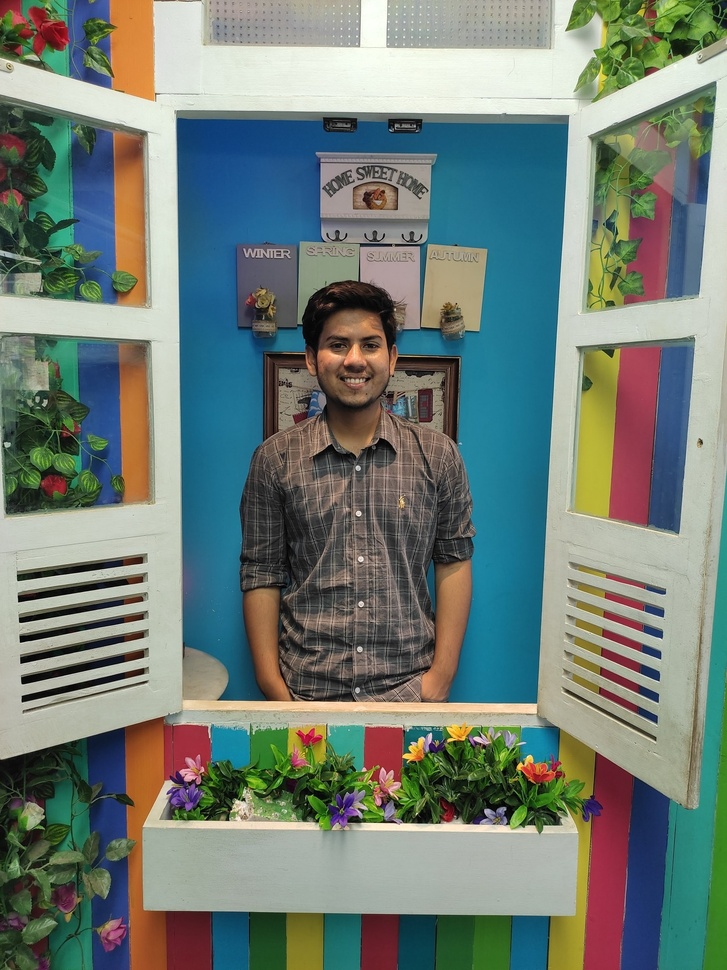
#> input picture objectDetection/photos/toukir/t1.jpg, 727 x 970 px, shrunk from 1536 x 2048 before the run, found by its file name
$ python face_trainer.py
#> lines starting #> are read from the running program, lines starting #| are printed output that depends on the picture
#pylint:disable=no-member

import os
import cv2 as cv
import numpy as np

people = ['toukir','shakil']
DIR = r'G:\Work\SemesterProject\classMonitoringSystem\objectDetection\photos'

haar_cascade = cv.CascadeClassifier('haar_face.xml')

features = []
labels = []

def create_train():
    for person in people:
        path = os.path.join(DIR, person)
        label = people.index(person)

        for img in os.listdir(path):
            img_path = os.path.join(path,img)

            img_array = cv.imread(img_path)
#> img_array is the input picture: shape (970, 727, 3); mean B, G, R 118.4, 126.1, 112.8
            if img_array is None:
                continue

            gray = cv.cvtColor(img_array, cv.COLOR_BGR2GRAY)
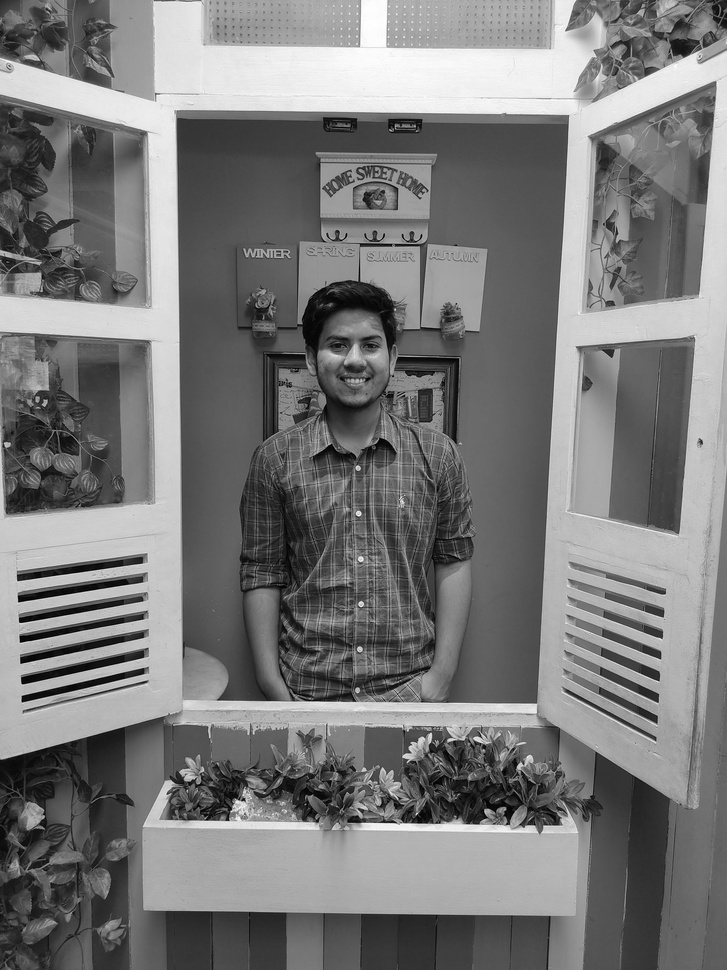
#> gray: shape (970, 727); min 0, max 255, mean 121.3

            faces_rect = haar_cascade.detectMultiScale(gray, scaleFactor=1.1, minNeighbors=4)
#> faces_rect = [[309, 309, 91, 91], [239, 331, 85, 85]]

            for (x,y,w,h) in faces_rect:
                faces_roi = gray[y:y+h, x:x+w]
                features.append(faces_roi)
                labels.append(label)
#> this loop made 2 passes
#> pass 1, in create_train, `faces_roi = gray[y:y+h, x:x+w]`:
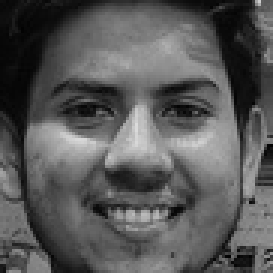
#> faces_roi: shape (91, 91) (shown 3 times larger); min 2, max 219, mean 88.3
#> pass 2, in create_train, `faces_roi = gray[y:y+h, x:x+w]`:
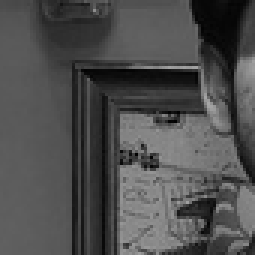
#> faces_roi: shape (85, 85) (shown 3 times larger); min 2, max 167, mean 78.2
#> after the loop, features = 2 items; labels = [0, 0]
#> pass 2 of the loop in create_train, `for person in people:`:
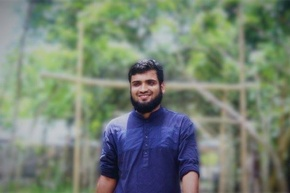
#> input picture objectDetection/photos/shakil/s1.jpg, 290 x 193 px, shrunk from 612 x 408 before the run, found by its file name
#> in create_train, img_array is the input picture: shape (193, 290, 3); mean B, G, R 115.7, 129.6, 116.8
#> in create_train, `gray = cv.cvtColor(img_array, cv.COLOR_BGR2GRAY)`:
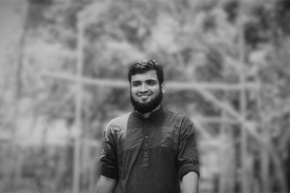
#> gray: shape (193, 290); min 12, max 204, mean 124.2
#> faces_rect = [[127, 70, 36, 36]]
#> the loop in create_train, `for (x,y,w,h) in faces_rect:` made 1 pass
#> pass 1, in create_train, `faces_roi = gray[y:y+h, x:x+w]`:
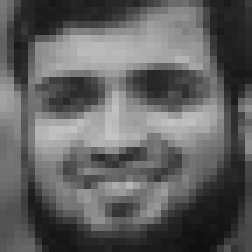
#> faces_roi: shape (36, 36) (shown 7 times larger); min 15, max 195, mean 96.3
#> after the loop in create_train, `for (x,y,w,h) in faces_rect:`: features = 3 items; labels = [0, 0, 1]

create_train()
print('Training done ---------------')

features = np.array(features, dtype='object')
labels = np.array(labels)

face_recognizer = cv.face.LBPHFaceRecognizer_create()

# Train the Recognizer on the features list and the labels list
face_recognizer.train(features,labels)

face_recognizer.save('face_trained.yml')
np.save('features.npy', features)
np.save('labels.npy', labels)
